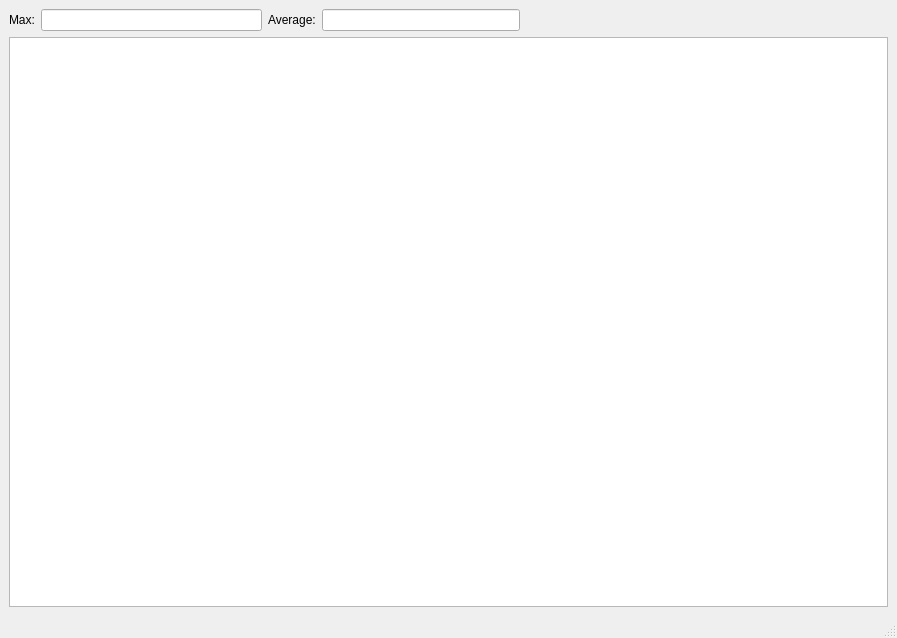
<?xml version="1.0" encoding="UTF-8"?>
<ui version="4.0">
 <class>MainWindow</class>
 <widget class="QMainWindow" name="MainWindow">
  <property name="geometry">
   <rect>
    <x>0</x>
    <y>0</y>
    <width>897</width>
    <height>638</height>
   </rect>
  </property>
  <property name="acceptDrops">
   <bool>true</bool>
  </property>
  <property name="windowTitle">
   <string>CPU Core Temperature</string>
  </property>
  <widget class="QWidget" name="centralwidget">
   <layout class="QGridLayout" name="gridLayout">
    <item row="0" column="0">
     <layout class="QVBoxLayout" name="verticalLayout">
      <item>
       <layout class="QHBoxLayout" name="horizontalLayout">
        <item>
         <layout class="QFormLayout" name="cpuTempMainLayout">
          <item row="0" column="0">
           <widget class="QLabel" name="maxTempLabel">
            <property name="text">
             <string>Max:</string>
            </property>
           </widget>
          </item>
          <item row="0" column="1">
           <widget class="QLineEdit" name="maxTempInput">
            <property name="readOnly">
             <bool>true</bool>
            </property>
           </widget>
          </item>
         </layout>
        </item>
        <item>
         <layout class="QFormLayout" name="formLayout">
          <item row="0" column="0">
           <widget class="QLabel" name="avgCoreLabel">
            <property name="text">
             <string>Average:</string>
            </property>
           </widget>
          </item>
          <item row="0" column="1">
           <widget class="QLineEdit" name="avgCoreInput">
            <property name="readOnly">
             <bool>true</bool>
            </property>
           </widget>
          </item>
         </layout>
        </item>
        <item>
         <spacer name="horizontalSpacer">
          <property name="orientation">
           <enum>Qt::Horizontal</enum>
          </property>
          <property name="sizeHint" stdset="0">
           <size>
            <width>368</width>
            <height>20</height>
           </size>
          </property>
         </spacer>
        </item>
       </layout>
      </item>
      <item>
       <widget class="QtCharts::QChartView" name="cpuTempChartView">
        <property name="renderHints">
         <set>QPainter::Antialiasing|QPainter::HighQualityAntialiasing</set>
        </property>
       </widget>
      </item>
     </layout>
    </item>
   </layout>
  </widget>
  <widget class="QMenuBar" name="menubar">
   <property name="geometry">
    <rect>
     <x>0</x>
     <y>0</y>
     <width>897</width>
     <height>22</height>
    </rect>
   </property>
  </widget>
  <widget class="QStatusBar" name="statusbar"/>
 </widget>
 <customwidgets>
  <customwidget>
   <class>QtCharts::QChartView</class>
   <extends>QGraphicsView</extends>
   <header location="global">QtCharts/QChartView&gt;
#include &lt;QtCharts/chartsnamespace.h</header>
  </customwidget>
 </customwidgets>
 <resources/>
 <connections/>
</ui>
